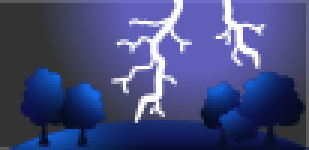
#> input picture FFT_IFFT_Kspace_for_image/test.png, 103 x 50 px (shown 3 times larger)
$ python 'image_fourier_&_inverse.py'
#> lines starting #> are read from the running program, lines starting #| are printed output that depends on the picture
import cv2
import numpy as np
import matplotlib.pyplot as plt

plt.figure(figsize=(6.4*5, 4.8*5), constrained_layout=False)

# img_c1 = cv2.imread("test.png", 0)
img_c1 = cv2.imread('test.png',0)
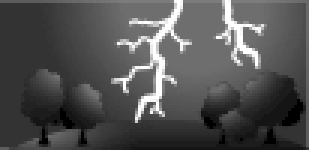
#> img_c1: shape (50, 103) (shown 3 times larger); min 0, max 255, mean 81.2
print(f"image= {img_c1}")
#> (printed output is left out)
# count = np.count_nonzero(img_c1 == 51)
# print(f"count = {count}")
img_c2 = np.fft.fft2(img_c1)
print(f"img_c2 = {img_c2}")
#> (printed output is left out)
img_c3 = np.fft.fftshift(img_c2)
print(f"img_c3 = {img_c3}")
#> (printed output is left out)
img_c4 = np.fft.ifftshift(img_c3)
print(f"img_c4 = {img_c4}")
#> (printed output is left out)
img_c5 = np.fft.ifft2(img_c4)
print(f"img_c5 = {img_c5}")
#> (printed output is left out)


plt.subplot(151), plt.imshow(img_c1, "gray"), plt.title("Original Image")
plt.subplot(152), plt.imshow(np.log(1+np.abs(img_c2)), "gray"), plt.title("Spectrum")
plt.subplot(153), plt.imshow(np.log(1+np.abs(img_c3)), "gray"), plt.title("Centered Spectrum")
plt.subplot(154), plt.imshow(np.log(1+np.abs(img_c4)), "gray"), plt.title("Decentralized")
plt.subplot(155), plt.imshow(np.abs(img_c5), "gray"), plt.title("Processed Image")

plt.show()
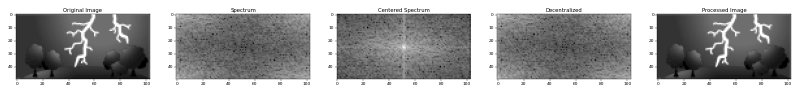
#> figure drawn by matplotlib, 5 panels
